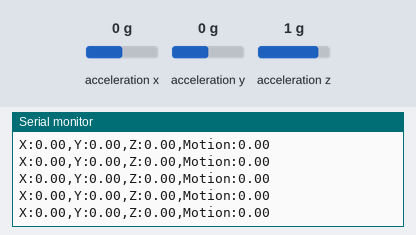
Bench run of a sketch on a simulated ESP32. On the bench: the last lines printed to the serial monitor. Wiring (inferred from the names in the program): MPU-6050 motion sensor at I2C address 0x68. The inputs (shaded band) are chosen by the test bench; at power-on: acceleration x 0 g, acceleration z 1 g, acceleration y 0 g.

Above: at 3.0 s.
3.1 s: acceleration x set to -1.4 g
At 3.7 s:
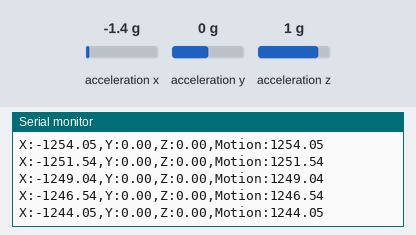
4.6 s: acceleration z set to 1.4 g
At 5.7 s:
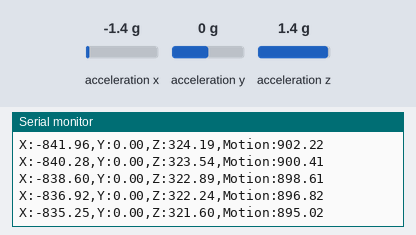
7.6 s: acceleration z set to -1.4 g
At 8.4 s:
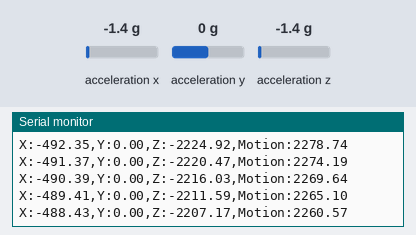
10.6 s: acceleration y set to -1.4 g
At 11.5 s:
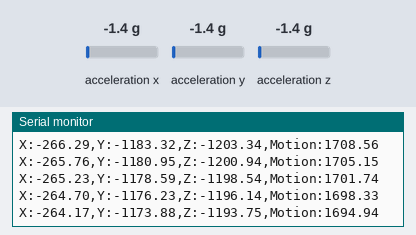
12.1 s: acceleration y set to 0 g
At 13.0 s:
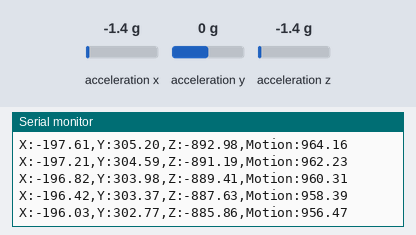
Timing chart, 0 to 15.1 s (numbered marks = the images above; inputs shaded):
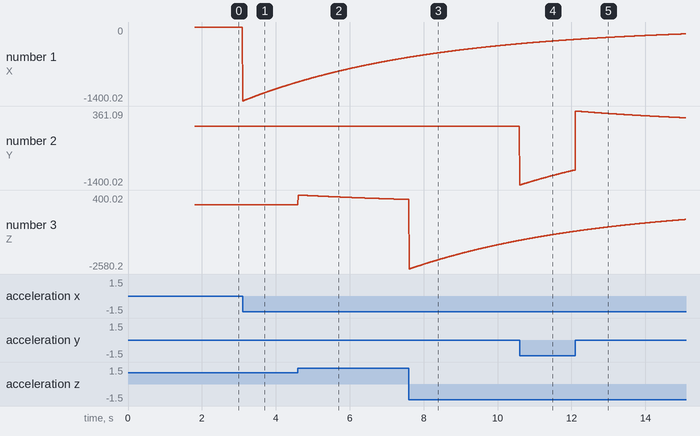

Measured:
- after the input at 3.1 s, the serial monitor: prints a new line at once (image 1)
- plotted number 1: 0 → -1041.01 after the input at 3.1 s

The sketch:

neurex_esp32.ino
```cpp
/* Neurex band: ESP32 + MPU6050 accelerometer on the front of the neck.
   Reads the accelerometer 100 times a second, removes slow posture changes,
   and flags swallow-like bursts of movement. Everything is sent over USB.

   Wiring (MPU6050 / GY-521 board):  VCC -> 3V3   GND -> GND   SDA -> GPIO21   SCL -> GPIO22
   Open Tools > Serial Plotter (115200 baud) to watch the signal, or Serial Monitor to read it.
   Output lines:  X:..,Y:..,Z:..,Motion:..   (milli-g, for the plotter)
                  SWALLOW at <ms> ms, peak <mg>   (a swallow-like movement was found)
   Hold still for the first 3 seconds while it learns the quiet level. */
#include <Wire.h>
#include <math.h>

uint8_t MPU = 0x68;
float baseX = 0, baseY = 0, baseZ = 0;
bool calibrated = false;
unsigned long lastSample = 0, startMs = 0, lastSwallow = 0;

// swallow detection
float energy = 0, quietMean = 0, quietM2 = 0, burstPeak = 0;
unsigned long nQuiet = 0;
bool inBurst = false;
const unsigned long CALIBRATE_MS = 3000, REFRACTORY_MS = 1500;

void writeRegister(uint8_t reg, uint8_t value) {
  Wire.beginTransmission(MPU);
  Wire.write(reg);
  Wire.write(value);
  Wire.endTransmission();
}

bool readAcceleration(float &x, float &y, float &z) {
  Wire.beginTransmission(MPU);
  Wire.write(0x3B);
  if (Wire.endTransmission(false) != 0) return false;
  if (Wire.requestFrom((int)MPU, 6) != 6) return false;
  // Read the 6 bytes one at a time, in order (FIX: "Wire.read() << 8 | Wire.read()"
  // lets the compiler read them in either order, which scrambles the numbers)
  uint8_t b[6];
  for (int i = 0; i < 6; i++) b[i] = Wire.read();
  int16_t rawX = (int16_t)((b[0] << 8) | b[1]);
  int16_t rawY = (int16_t)((b[2] << 8) | b[3]);
  int16_t rawZ = (int16_t)((b[4] << 8) | b[5]);
  x = rawX / 16.384f;  // milli-g at +/-2g
  y = rawY / 16.384f;
  z = rawZ / 16.384f;
  return true;
}

void setup() {
  Serial.begin(115200);
  delay(1500);  // FIX: give the Serial Monitor time to connect, so you see the messages below
  Wire.begin(21, 22);
  Wire.setClock(400000);
  delay(200);

  // Find the sensor at 0x68 or 0x69
  Wire.beginTransmission(0x68);
  if (Wire.endTransmission() != 0) MPU = 0x69;
  Wire.beginTransmission(MPU);
  if (Wire.endTransmission() != 0) {
    // FIX: keep repeating the message (instead of printing it once and freezing silently)
    while (true) { Serial.println("MPU6050 not detected: check VCC->3V3, GND, SDA->21, SCL->22"); delay(1000); }
  }
  Serial.print("MPU6050 found at 0x"); Serial.println(MPU, HEX);

  writeRegister(0x6B, 0x00);  // wake up
  writeRegister(0x1C, 0x00);  // +/-2g, most sensitive
  writeRegister(0x1A, 0x03);  // low-pass filter ~44 Hz
  writeRegister(0x19, 0x04);  // 200 Hz internal sample rate
  delay(100);

  Serial.println("Hold still for 3 seconds...");
  startMs = millis();
}

void loop() {
  if (micros() - lastSample < 10000) return;  // 100 Hz
  lastSample = micros();

  float x, y, z;
  if (!readAcceleration(x, y, z)) { Serial.println("read failed"); delay(100); return; }

  if (!calibrated) { baseX = x; baseY = y; baseZ = z; calibrated = true; }

  // remove slow posture/gravity changes
  float dx = x - baseX, dy = y - baseY, dz = z - baseZ;
  const float alpha = 0.002;
  baseX += alpha * dx; baseY += alpha * dy; baseZ += alpha * dz;
  float motion = sqrt(dx * dx + dy * dy + dz * dz);

  // swallow detection: a short burst of motion well above this person's quiet level
  energy += 0.15f * (motion * motion - energy);
  unsigned long t = millis() - startMs;
  if (t < CALIBRATE_MS) {
    nQuiet++; float d = energy - quietMean; quietMean += d / nQuiet; quietM2 += d * (energy - quietMean);
  } else {
    float sd = sqrt(quietM2 / max(1UL, nQuiet - 1));
    float threshold = quietMean + 6.0f * sd + 25.0f;  // +25 so tiny noise never counts
    if (!inBurst && energy > threshold && millis() - lastSwallow > REFRACTORY_MS) { inBurst = true; burstPeak = energy; }
    if (inBurst) {
      if (energy > burstPeak) burstPeak = energy;
      if (energy < threshold * 0.5f) {
        inBurst = false; lastSwallow = millis();
        Serial.print("SWALLOW at "); Serial.print(t); Serial.print(" ms, peak "); Serial.println(sqrt(burstPeak), 1);
      }
    }
  }

  Serial.print("X:"); Serial.print(dx, 2);
  Serial.print(",Y:"); Serial.print(dy, 2);
  Serial.print(",Z:"); Serial.print(dz, 2);
  Serial.print(",Motion:"); Serial.println(motion, 2);
}
```
